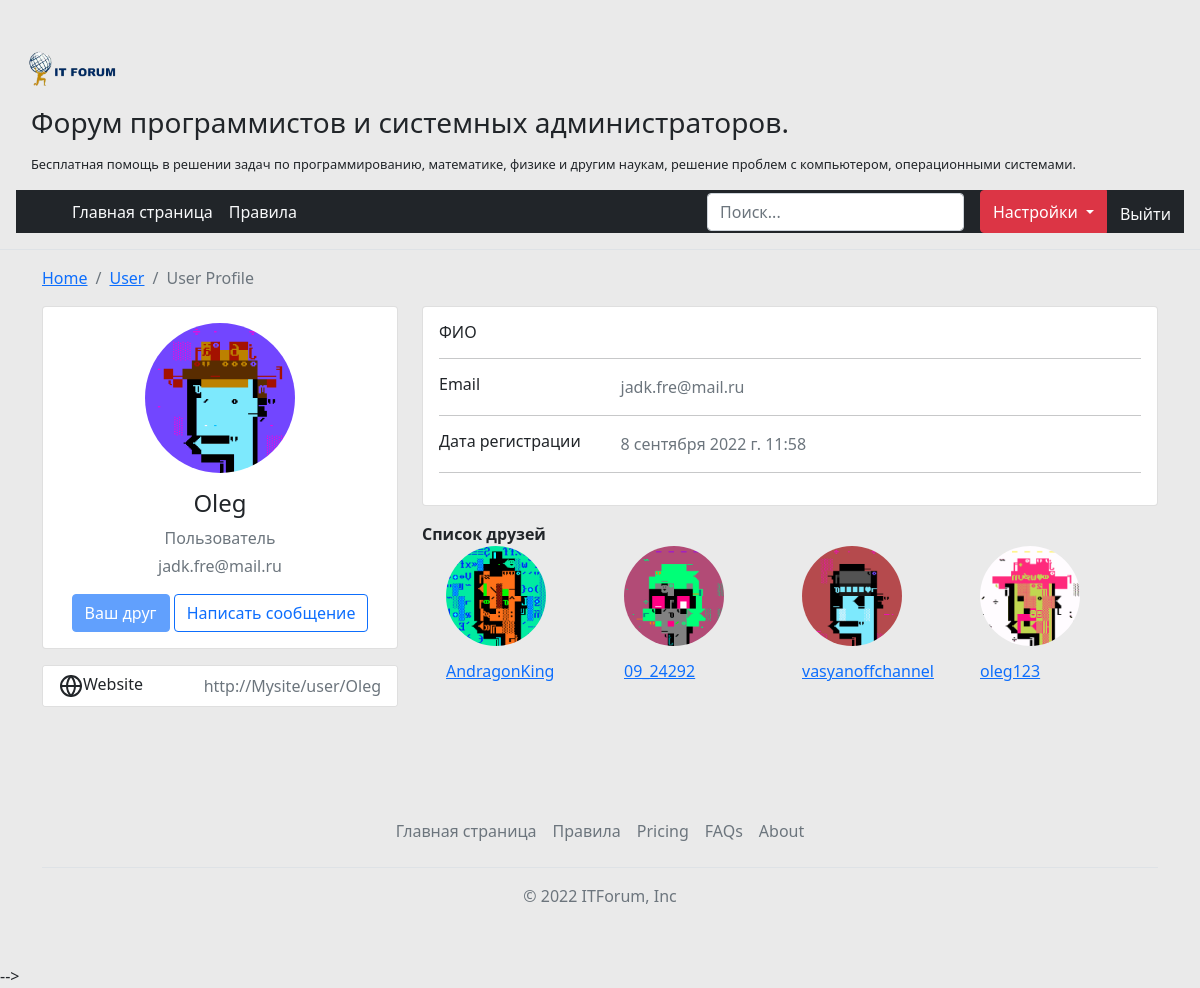
The app's page /user/Oleg (signed in) with its own data.
### user/models.py (models this page shows, shortened)
class CustomUser(AbstractUser):
    email = models.EmailField(verbose_name='email address', unique=True)
    img = models.ImageField(upload_to='userImg/', verbose_name='Аватарка')
    registration_date = models.DateTimeField(auto_now=True)
    USERNAME_FIELD = 'email'
    REQUIRED_FIELDS = []
    objects = CustomUserModel()

class Friends_user(models.Model):
    user = models.ForeignKey(CustomUser, on_delete=models.CASCADE, related_name='friends')
    friend = models.ForeignKey(CustomUser, on_delete=models.CASCADE, related_name='users_friends')

### user/views.py (the view)
# urls.py: path('user/<str:username>', UserProfileView.as_view(), name='user_profile'),
class UserProfileView(DetailView):
    model = CustomUser
    template_name = 'profile/user_profile.html'
    context_object_name = 'user'
    def get_object(self, queryset=None):
        objectUser = get_user_model().objects.get(username=self.kwargs['username'])
        return objectUser
    def get_context_data(self, **kwargs):
        context = super(UserProfileView, self).get_context_data(**kwargs)
        user = self.get_object()
        query1 = user.friends.all()
        query2 = user.users_friends.all()
        if self.request.user == user or len(self.get_object().users_friends.filter(user=self.request.user,friend=user)) != 0:
            isfriend = True
        else:
            isfriend = False
        context['isfrined'] = isfriend
        context['friends_custom'] = query1.union(query2)
        return context

### templates/profile/user_profile.html (shortened to what this page needs)
{% extends 'pages/_base.html' %}
{% block content %}
<div class="container">
    <div class="main-body">
          <nav aria-label="breadcrumb" class="main-breadcrumb">
            <ol class="breadcrumb">
              <li class="breadcrumb-item"><a href="index.html">Home</a></li>
              <li class="breadcrumb-item"><a href="javascript:void(0)">User</a></li>
              <li class="breadcrumb-item active" aria-current="page">User Profile</li>
            </ol>
          </nav>
          <div class="row gutters-sm">
            <div class="col-md-4 mb-3">
              <div class="card">
                <div class="card-body">
                  <div class="d-flex flex-column align-items-center text-center">
                    <img src="{{user.img.url}}" alt="Admin" class="rounded-circle" width="150">
                    <div class="mt-3">
                      <h4>{{user.username}}</h4>
                      <p class="text-secondary mb-1">Пользователь</p>
                      <p class="text-muted font-size-sm">{{user.email}}</p>
                        {% if isfrined == False %}
                        <button class="btn btn-primary">Добавить в друзья</button>
                        {% else %}
                        <button class="btn btn-primary" disabled data-bs-toggle="button">Ваш друг</button>
                        {% endif %}
                      <button class="btn btn-outline-primary">Написать сообщение</button>
                    </div>
                  </div>
                </div>
              </div>
              <div class="card mt-3">
                <ul class="list-group list-group-flush">
                  <li class="list-group-item d-flex justify-content-between align-items-center flex-wrap">
                    <h6 class="mb-0">Website</h6>
                    <span class="text-secondary">http://Mysite{{request.path}}</span>
                  </li>
                </ul>
              </div>
            </div>
            <div class="col-md-8">
              <div class="card mb-3">
                <div class="card-body">
                  <div class="row">
                    <div class="col-sm-3">
                      <h6 class="mb-0">ФИО</h6>
                    </div>
                    <div class="col-sm-9 text-secondary">
                    </div>
                  </div>
                  <hr>
                  <div class="row">
                    <div class="col-sm-3">
                      <h6 class="mb-0">Email</h6>
                    </div>
                    <div class="col-sm-9 text-secondary">
                      {{user.email}}
                    </div>
                  </div>
                  <hr>
                  <div class="row">
                    <div class="col-sm-3">
                      <h6 class="mb-0">Дата регистрации</h6>
                    </div>
                    <div class="col-sm-9 text-secondary">
                        {{user.date_joined}}
                    </div>
                  </div>
                  <hr>
                </div>
              </div>
                <b>Список друзей</b>
             <div class="container-fluid">
                  <div class="row">
                        {% for user1 in friends_custom %}
                      {% if user1.friend == user %}
                          <div class="col">
                            <img src="{{user1.user.img.url}}" alt="Admin" class="rounded-circle" width="100px">
                            <div class="mt-3">
                                <h6><a href="{% url 'user_profile' user1.user.username %}">{{user1.user.username}}</a></h6>
                            </div>
                      </div>
                      {% else %}
                      <div class="col">
                            <img src="{{user1.friend.img.url}}" alt="Admin" class="rounded-circle" width="100px">
                            <div class="mt-3">
                                <h6><a href="{% url 'user_profile' user1.friend.username %}">{{user1.friend.username}}</a></h6>
                            </div>
                      </div>
                      {% endif %}
                      {% endfor %}
                  </div>
              </div>
                </div>
            </div>
        </div>
    </div>
{% endblock content %}

### static/css/style.css (style rules this page uses)
body { background: #eaeaea; margin-top:20px; }

### records on screen
CustomUser: img (picture), username "Oleg", email "jadk.fre@mail.ru", date_joined "8 сентября 2022 г. 11:58"
Friends_user: friend.img (picture), friend.username "AndragonKing"
Friends_user: friend.img (picture), friend.username "09_24292"
Friends_user: friend.img (picture), friend.username "vasyanoffchannel"
Friends_user: user.img (picture), user.username "oleg123"

### other values on screen
{{ request.path }} "/user/Oleg"
